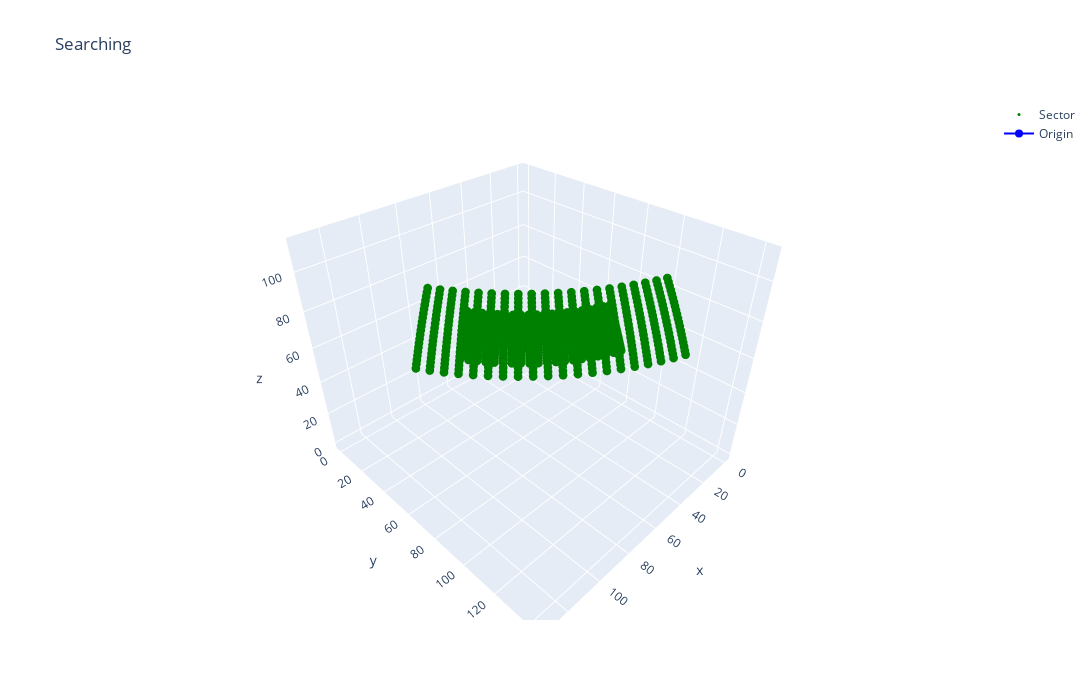

Source (notebook cell):
### Code cell
sector_fig = go.Figure(
    data=go.Scatter3d(
        x=sector["x"],
        y=sector["y"],
        z=sector["z"],
        text=sector["index"],
        mode="markers",
        marker=dict(color="green", size=3),
        name="Sector"
    )
)
origin_fig = go.Figure(data=go.Scatter3d(x=[0], y=[0], z=[0], marker=dict(color="blue"), name="Origin"))
fig = go.Figure(data=sector_fig.data + origin_fig.data)
fig.update_layout(title="Searching", width=FULL_WIDTH, height=FULL_HEIGHT)
fig.show()

### Figure 1 — Plotly figure (JSON) as saved in the notebook; plotly's stock layout.template omitted (floating-point values rounded to 4 significant figures; data arrays with more than 128 entries replaced by an {"elided": "..."} marker saying what was removed)
{"data": [{"marker": {"color": "green", "size": 3}, "mode": "markers", "name": "Sector", "text": {"elided": "800 int values"}, "type": "scatter3d", "x": {"elided": "800 float values"}, "y": {"elided": "800 float values"}, "z": {"elided": "800 float values"}}, {"marker": {"color": "blue"}, "name": "Origin", "type": "scatter3d", "x": [0], "y": [0], "z": [0]}], "layout": {"height": 700, "title": {"text": "Searching"}, "width": 1100}}
